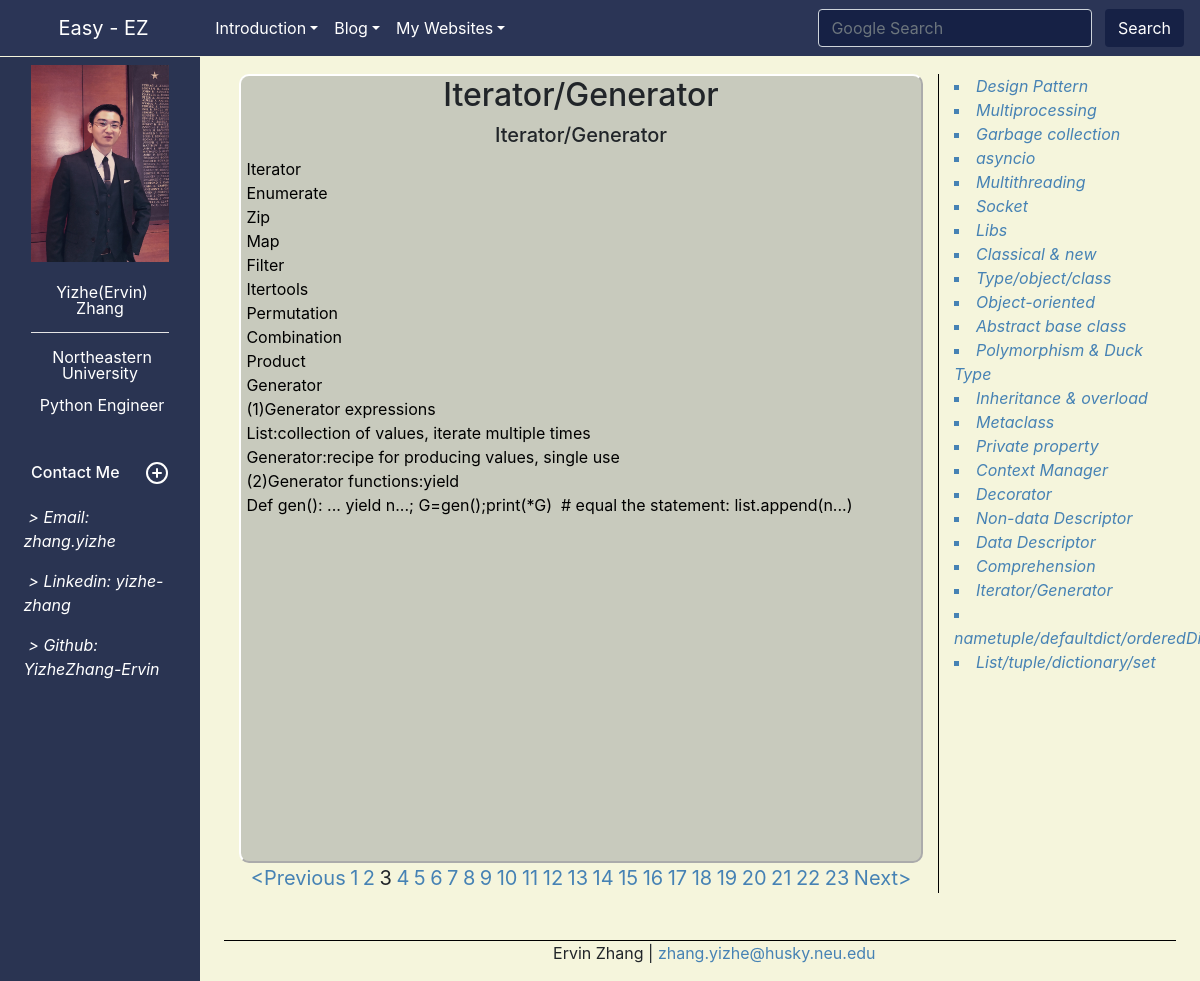
Page /article/3/ on the earlier database version.
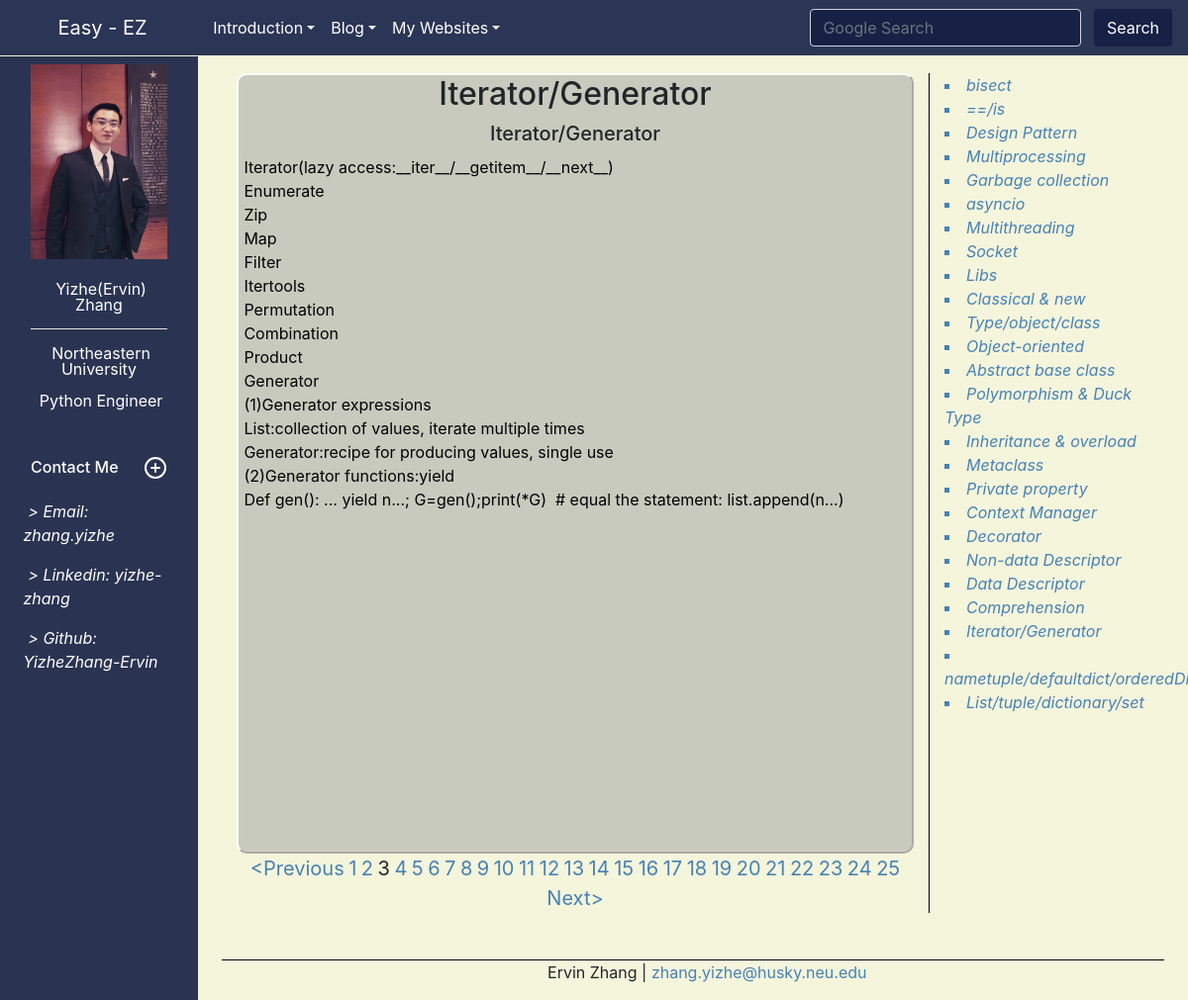
Same page on the later database version.
### Blog/models.py (models this page shows, shortened)
class article(models.Model):
    nid = models.AutoField(primary_key=True)
    main_title = models.CharField(max_length=50, verbose_name='main_title', editable=True)
    sub_title = models.CharField(max_length=50, verbose_name='sub_title', editable=True)
    content = models.TextField()
    article_type_choices = (
        (0, "Python"),
        (1, "JavaScript"),
        (2, "SQL"),
    )
    article_type = models.IntegerField(choices=article_type_choices, default=0)

### Blog/views.py (the view)
# urls.py: re_path(r'article/(?P<pid>\d+)/$', views.article),
def article(request, pid):
    if request.method == 'GET':
        article_list = models.article.objects.get_queryset().order_by('nid')
        pag = Paginator(article_list, 1)
        page = pag.page(int(pid))
        return render(request, template_name='article.html', context={'page': page, 'all': article_list})

### Blog/templates/article.html (shortened to what this page needs)
{% extends "header.html" %}
{% load static %}
{% block content %}
<main id="main001" role="main" class="col-md-10 ml-sm-auto col-lg-10 px-4">
    <div class="container">
        <div class="row" style="margin-top:2%;">
            <div class="col-md-9">
                {% for item in page reversed %}
                <div class="bg_article div_article">
                    <h2 class="center_align">{{item.main_title}}</h2>
                    <h5 class="center_align">{{item.sub_title}}</h5>
                    <textarea class="ta_article" readonly>{{item.content}}</textarea>
                </div>
                {% endfor %}
                <div class="indexpart">
                    {% if page.has_previous %}
                        <a class="index_article steelblue" href="/article/{{ page.previous_page_number }}">&lt;Previous</a>
                    {% endif %}
                    {% for index in page.paginator.page_range %}
                       {% if index == page.number %}
                            <a class="index_article">{{ index }}</a>
                       {% else %}
                           <a class="index_article steelblue" href="/article/{{ index }}">{{ index }}</a>
                       {% endif %}
                    {% endfor %}
                    {% if page.has_next %}
                       <a class="index_article steelblue" href="/article/{{ page.next_page_number }}">Next&gt;</a>
                    {% endif %}
                </div>
            </div>
            <div class="col-3 d-none d-md-block" style="border-left:1px solid black">
                {% for a in all reversed %}
                    <li class="li_article steelblue"><a class="steelblue subtitle_li" href="/article/{{ forloop.revcounter }}"><i>{{a.sub_title}}</i></a></li>
                {% endfor %}
            </div>
            <div id="footer">
                <p>Ervin Zhang |
                    <a style="color:steelblue" target="_blank" href="mailto:zhang.yizhe@husky.neu.edu?subject=Please%20type%20in%20the%20subject">
                        zhang.yizhe@husky.neu.edu
                    </a>
                </p>
            </div>
        </div>
    </div>
</main>
{% endblock %}

Differences in the rows shown:
changed article "Iterator/Generator": content "Iterator Enumerate Zip Map Filter…" → "Iterator(lazy access:__iter__/__getitem__/__next__) Enumerate Zip Map Filter…"
added article: sub_title "bisect"
added article: sub_title "==/is"
Other differences:
new list line: "24"
new list line: "25"
